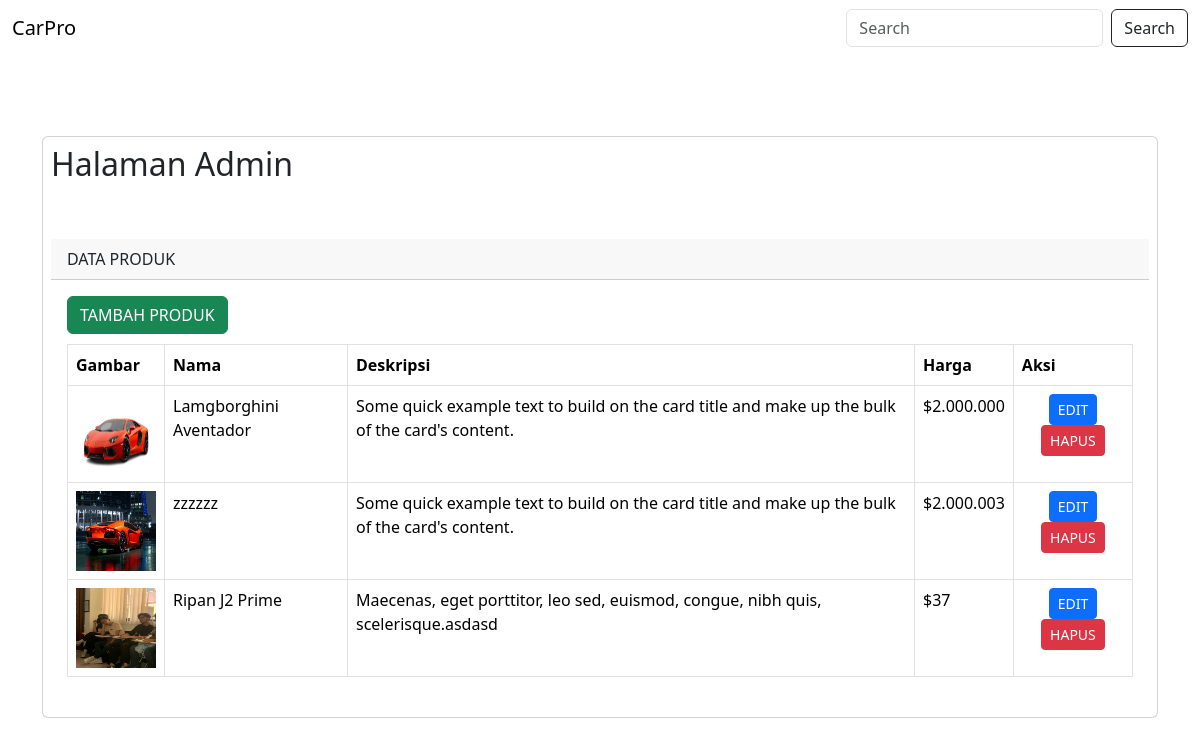
/adminpanel/admin.php, run on the app's committed database.
### tables this page shows
CREATE TABLE `produk` (
  `id` int NOT NULL,
  `gambar` varchar(255) NOT NULL,
  `nama` varchar(50) NOT NULL,
  `desk` varchar(255) NOT NULL,
  `harga` varchar(20) NOT NULL
);

### inc/function.php (called while the page is built, shortened)
<?php
$conn = mysqli_connect("localhost", "root", "", "pw2024_tubes_233040134");
function query($query)
{
    global $conn;
    $result = mysqli_query($conn, $query);
    $rows = [];
    while ($row = mysqli_fetch_assoc($result)) {
        $rows[] = $row;
    }
    return $rows;
}

### adminpanel/admin.php (the view, shortened to what this page needs)
<?php
require '../inc/function.php';
$produk = query("SELECT * FROM produk");
?>
<!doctype html>
<html lang="en">
<head>
    <link href="https://cdn.jsdelivr.net/npm/bootstrap@5.3.3/dist/css/bootstrap.min.css" rel="stylesheet">
    <link rel="stylesheet" href="//cdn.datatables.net/1.10.20/css/jquery.dataTables.min.css">
</head>
<body>
    <nav class="navbar navbar-expand-lg">
        <div class="container-fluid d-flex justify-content-between align-items-center">
            <a class="navbar-brand" href="#">CarPro</a>
            <form class="d-flex" role="search" method="post">
                <input class="form-control  me-2" type="search" name="keyword" placeholder="Search" aria-label="Search">
                <button class="btn btn-outline-dark" name="cari" type="submit">Search</button>
            </form>
        </div>
    </nav>
    <div class="container" style="margin-top: 80px">
        <div class="row">
            <div class="col-md-12">
                <div class="card p-2">
                    <h2>Halaman Admin</h2>
                    <br />
                    <br />
                    <div class="card-header">
                        DATA PRODUK
                    </div>
                    <div class="card-body">
                        <a href="tambah.php" class="btn btn-md btn-success" style="margin-bottom: 10px">TAMBAH PRODUK</a>
                        <table class="table table-bordered">
                            <thead>
                                <tr>
                                    <th scope="col">Gambar</th>
                                    <th scope="col">Nama</th>
                                    <th scope="col">Deskripsi</th>
                                    <th scope="col">Harga</th>
                                    <th scope="col">Aksi</th>
                                </tr>
                            </thead>
                            <tbody>
                                <?php foreach ($produk as $pro) : ?>
                                    <tr>
                                        <td><img src="../assets/img/<?= $pro["gambar"]; ?>" width="80px" height="80px" alt=""></td>
                                        <td><?= $pro["nama"]; ?></td>
                                        <td><?= $pro["desk"]; ?></td>
                                        <td><?= $pro["harga"]; ?></td>
                                        <td class="text-center">
                                            <a href="edit.php?id=<?= $pro["id"]; ?>" class="btn btn-sm btn-primary">EDIT</a>
                                            <a href="hapus.php?id=<?= $pro["id"]; ?>" class="btn btn-sm btn-danger">HAPUS</a>
                                        </td>
                                    </tr>
                                <?php endforeach; ?>
                            </tbody>
                        </table>
                    </div>
                </div>
            </div>
        </div>
</body>
</html>

### data on the page
produk: gambar (picture), nama "Lamgborghini Aventador", desk "Some quick example text to build on the card title and make up the bulk of the card's content.", harga "$2.000.000"
produk: gambar (picture), nama "zzzzzz", desk "Some quick example text to build on the card title and make up the bulk of the card's content.", harga "$2.000.003"
produk: gambar (picture), nama "Ripan J2 Prime", desk "Maecenas, eget porttitor, leo sed, euismod, congue, nibh quis, scelerisque.asdasd", harga "$37"
